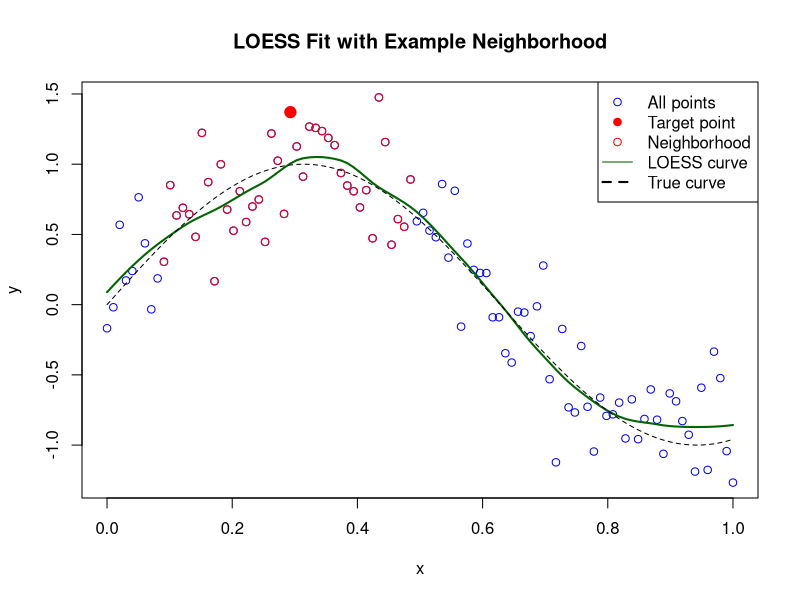

The R script that drew this image:
# generate dummy data
set.seed(123)
x <- seq(0, 1, length.out = 100)
y_true <- sin(5*x)
y <- y_true + rnorm(length(x), mean = 0, sd = 0.3)

# Fit LOESS model
span <- 0.4
fit <- loess(y ~ x, span = span, degree = 2)

# Predict LOESS curve
x_grid <- x
y_fit <- predict(fit, newdata = data.frame(x = x_grid))

# Define a neighborhood around a target point; just for illustration
x_target <- x[floor(0.3*length(x))]
x_dist <- abs(x - x_target)
neighborhood_size <- floor(span * length(x))
neighborhood_idx <- order(x_dist)[1:neighborhood_size]

# Plot
plot(x, y, col = "blue", main = "LOESS Fit with Example Neighborhood",
     xlab = "x", ylab = "y", bg="transparent")

points(x_target, y[which(x == x_target)], col = "red", pch = 19, cex = 1.5)
points(x[neighborhood_idx], y[neighborhood_idx], col = "red")

lines(x_grid, y_fit, col = "darkgreen", lwd = 2)
lines(x_grid, y_true, col="black", lwd=1, lty=2)

legend(
  "topright",
  legend = c("All points", "Target point", "Neighborhood", "LOESS curve", "True curve"),
  col = c("blue", "red", "red", "darkgreen", "black"), 
  pch = c(1,19, 1, NA, NA), 
  lty = c(NA, NA, NA, 1, 2), 
  lwd = c(NA, NA, NA, 1, 2)
)

